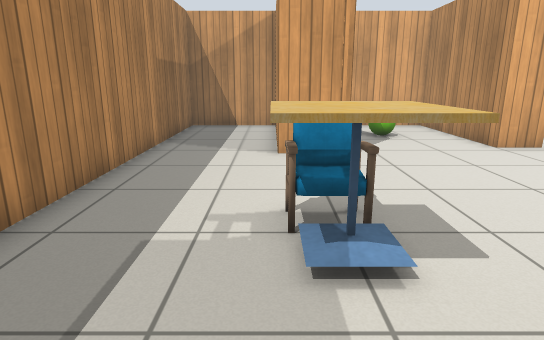
View 1 (above)

15 first-person views from a walk through a robot-simulator world made for Gazebo. The camera is 1 m above the floor, tilts 14° down and sees 75° across. The floor is counted in squares, 0.5 m on a side. Each view is taken from the middle of a square. On the plan, view 1 faces up. The plan holds only what a view shows up to about 18 squares ahead; the rest is blank. Gazebo's built-in surfaces are drawn with simple patterns. Simple shapes stand in for some stock models.

View 2
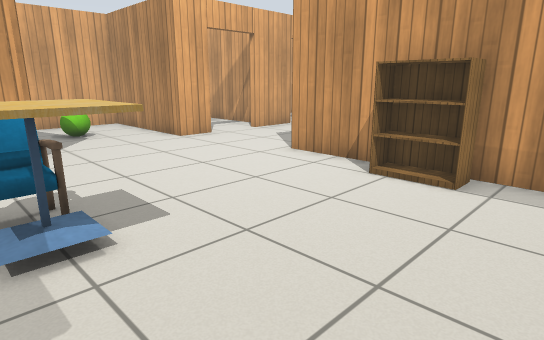

View 3
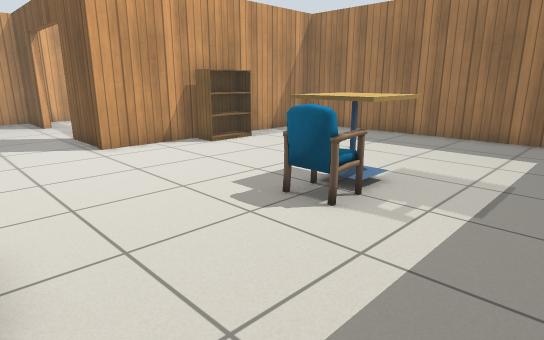

View 4
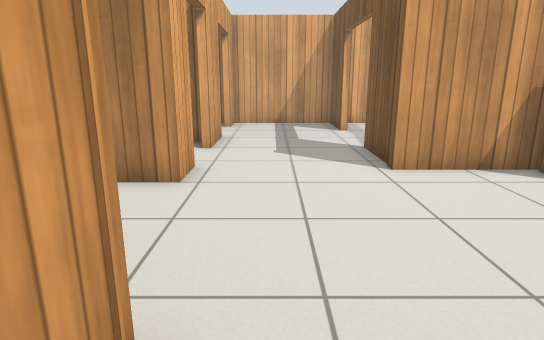

View 5
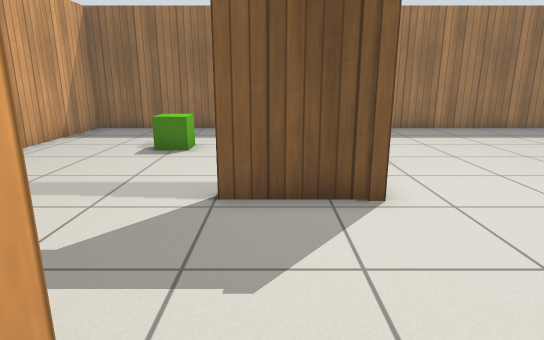

View 6
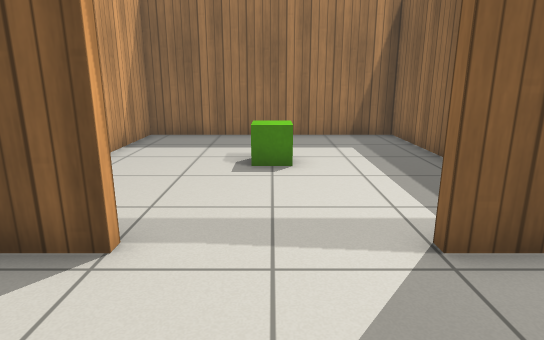

View 7
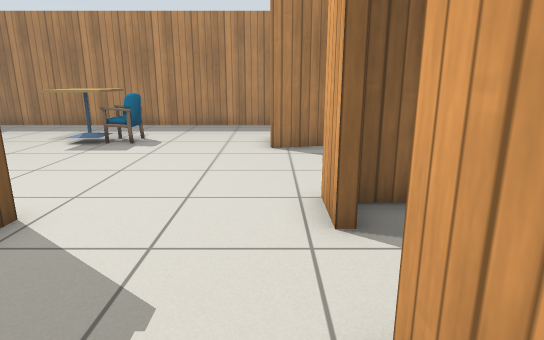

View 8
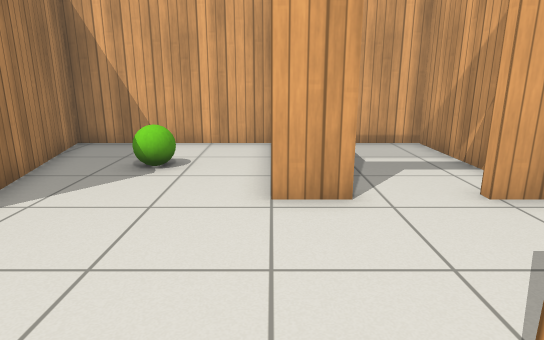

View 9
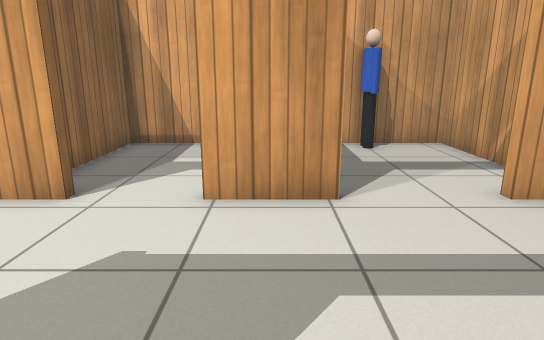

View 10
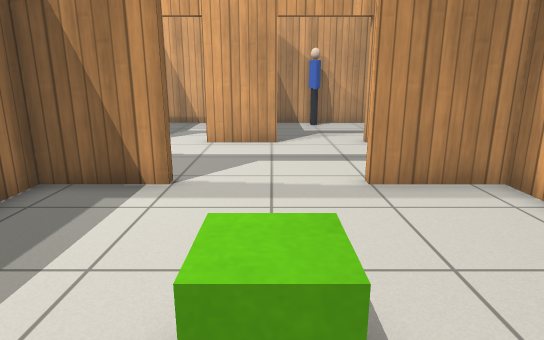

View 11
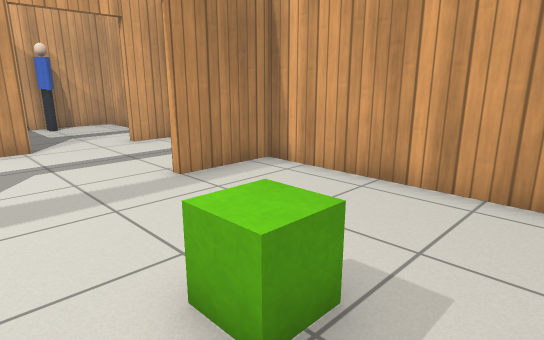

View 12
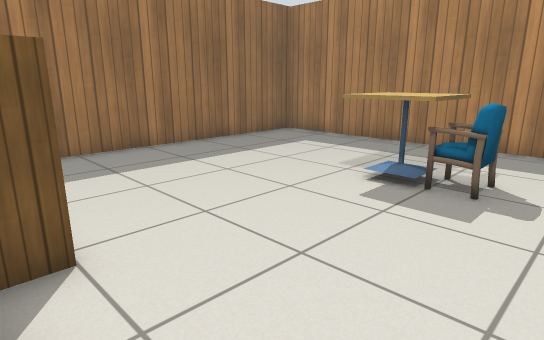

View 13
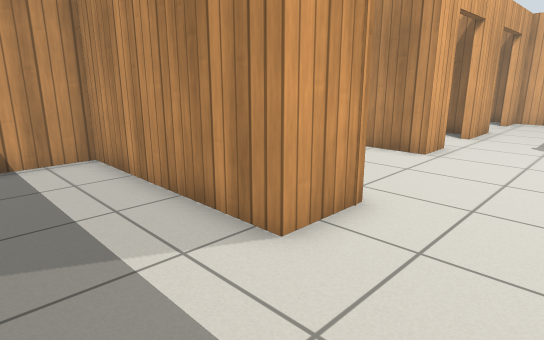

View 14
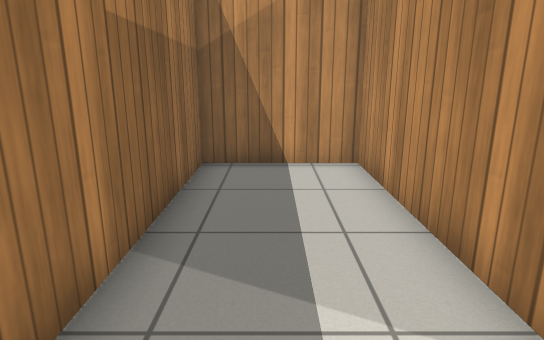

View 15
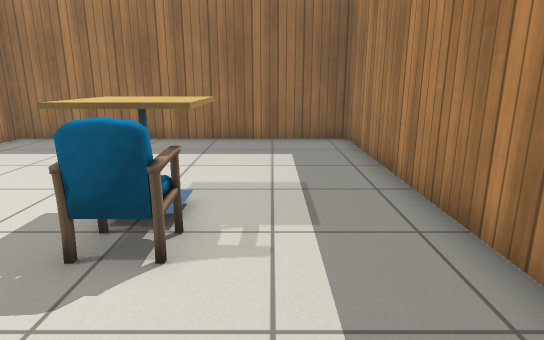

### Floor plan
Points are (right, up) in squares from view 1. A wall is a line through its corners. A room is listed if a view was taken in it or the views show most of it. See-through windows are left out.
Room 1 (views 1, 2, 3, 4, 6, 7, 8, 12, 13, 14, 15)
walls: (8.5, 10.9) (7, 10.9) (7, 16.7) (0.5, 16.7) (2.2, 10) (0.2, 10) (0.2, 16.7) (-3.7, 16.7) (-3.7, -3.6) (8, -3.6) (8, 6.1) (11, 6.1); (13.2, 10.9) (10.8, 10.9); (14.9, 6.1) (17.7, 6.1) (17.7, 10.9) (16.2, 10.9)
ways out: open door at (9.5, 11) to room 2; open door at (13, 6) to room 3; open door at (15, 11) to room 4
objects: cafe table (0, 3) to (2, 4); chair (0, 5) to (1, 5); green ball (4, 13) to (4, 14); bookshelf (7, 1) to (7, 3)
Room 2 (view 5)
walls: (11.9, 11.4) (11.9, 16.7) (7.3, 16.7) (7.3, 11.4)
ways out: open door at (9.5, 11) to room 1
Room 3 (views 9, 10, 11)
walls: (8.3, 0.6) (8.3, -3.6) (17.7, -3.6) (17.7, 5.8) (14.9, 5.8); (11, 5.8) (8.3, 5.8) (8.3, 4.8)
ways out: open door at (13, 6) to room 1
objects: green box (13, 1)
Room 4 (no view inside)
walls: (17.7, 11.2) (17.7, 16.7) (13.2, 16.7)
ways out: open door at (15, 11) to room 1
objects: person (15, 16)

Where each view was taken, in squares from view 1:
view 1: 0 up, 0 right, facing up
view 2: 1 down, 0 right, facing up-right
view 3: 10 up, 3 left, facing down-right
view 4: 9 up, 0 right, facing right
view 5: 12 up, 10 right, facing down
view 6: 10 up, 13 right, facing down
view 7: 10 up, 13 right, facing left
view 8: 5 up, 7 right, facing up
view 9: 5 up, 12 right, facing up
view 10: 1 down, 13 right, facing up
view 11: 1 down, 11 right, facing up-right
view 12: 7 up, 8 right, facing down-left
view 13: 7 up, 3 left, facing up-right
view 14: 8 up, 2 left, facing up
view 15: 9 up, 1 left, facing down
